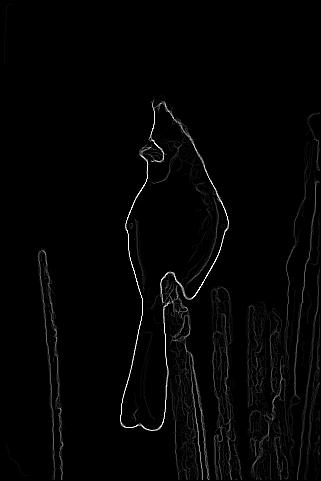
#> input picture Phase1/BSDS500/CannyBaseline/10.png, 321 x 481 px, found by its file name
$ jupyter execute --allow-errors LM.ipynb
#> lines starting #> are read from the running program, lines starting #| are printed output that depends on the picture
[cell 1]
import cv2
import numpy as np
import matplotlib.pyplot as plt

[cell 2]
size = 5
index = (size - 1)/2
# x, y = np.meshgrid[-bound:bound+1, -bound:bound+1]
x, y = np.meshgrid(np.linspace(-index, index, size), np.linspace(-index, index, size))

[cell 3]
# [7 lines of commented-out code are left out]

[cell 4]
import numpy as np
from numpy import sin, cos, sqrt, pi
from typing import List


# constants:
kernel_size = 14
# SCALES = [1/2 * sqrt(2), sqrt(2), 2]
SCALES = [0.5, 1, 1.4]
NORIENT = 6
NDOG = len(SCALES) * NORIENT
NROTINV = 12
TOTAL = 2*NDOG + NROTINV
F = np.zeros([kernel_size, kernel_size, TOTAL])

class LMLFilterBank:
    def __init__(self, size):
        bound = (size - 1) / 2
        spread = np.linspace(-bound, bound, size)

        self.x, self.y = np.meshgrid(spread, spread)

        self.pts = np.array([self.x.flatten(), self.y.flatten()])
        self.rotated_pts = self.pts

        # self.var = sigma * sigma

    def get_1d_gaussian(self, x: List[float], sigma: float) -> List[float]:
        """
        Calculates 1d gaussian using function definition at each point in x
        """
        x = x - np.mean(x)
        var = sigma * sigma

        num = np.exp(-(x * x) / 2 * var)
        denom = np.sqrt(2 * pi * var)

        return num / denom

    def get_2d_gaussian(grid: [List[List[float]]], sigma, elong_factor: float = 1) -> [List[List[float]]]:
        """
        Calculates 2d gaussian using function defn. at each point (x, y) in grid
        """
        x, y = grid[0], grid[1]

        sigma_y = sigma
        sigma_x = elong_factor * sigma_y

        num = np.exp(-0.5 * ((x**2 / sigma_x**2) + (y ** 2 / sigma_y**2)))
        denom = np.sqrt(2 * pi * sigma_x * sigma_y)

        return num / denom

    @staticmethod
    def get_deriv_of_1d_gaussian(order: int, x: List[float], sigma: float) -> List[float]:
        """
        Gets the 1st or 2nd order derivative of gaussian.
        """
        x = x - np.mean(x)
        var = sigma * sigma

        num = np.exp(-(x * x) / 2 * var)
        denom = np.sqrt(2 * pi * var)

        g = num / denom

        if order == 1:
            return (-x / var) * g
        else:  # order = 2
            return ((x * x - var) / (var * var)) * g

    def get_filter(self, order: int, pts: List[List[float]], sigma: float):
        """
        Gets the 1st or 2nd order derivative of gaussian.
        """
        gx = self.get_1d_gaussian(pts[0], 3*sigma)
        gy = self.get_deriv_of_1d_gaussian(order, pts[1], sigma)

        return np.reshape(gx * gy, (kernel_size, kernel_size))


    def get_LMLFilter_bank(self):
        count = 0
        for scale in SCALES:
            for orientation in range(NORIENT):
                angle = orientation * pi / NORIENT
                rotation_mat = np.array([[cos(angle)+0, -sin(angle)+0], [sin(angle)+0, cos(angle)+0]])
                rotated_pts = np.dot(rotation_mat, self.pts)
                F[:,:,count] = self.get_filter(1, rotated_pts, scale)
                F[:,:,count+NDOG] = self.get_filter(2, rotated_pts, scale)
                count += 1

        return F

[cell 5]
lml_bank = LMLFilterBank(kernel_size)

[cell 6]
filters = lml_bank.get_LMLFilter_bank()

[cell 7]
import matplotlib.pyplot as plt

for i in range(0,36):
    plt.subplot(6,6,i+1)
    plt.axis('off')
    plt.imshow(F[:,:,i], cmap = 'gray')
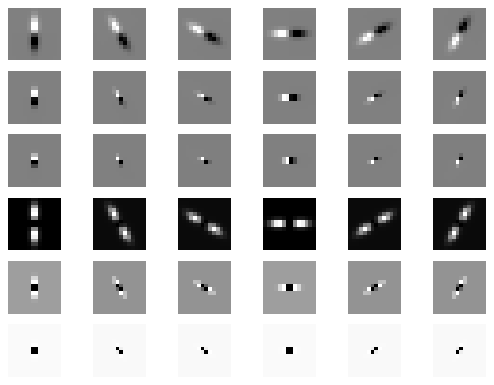
#> figure drawn by matplotlib, 36 panels

[cell 8]
plt.axis('off')
plt.imshow(F[:,:,22], cmap = 'gray')
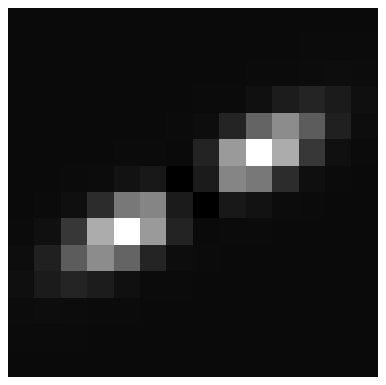
#> figure drawn by matplotlib, 1 panel

[cell 9]
F.shape

[cell 10]
import numpy as np
import cv2
import matplotlib.pyplot as plt

def gaussian1d(sigma, mean, x, ord):
    x = np.array(x)
    x_ = x - mean
    var = sigma**2

    # Gaussian Function
    g1 = (1/np.sqrt(2*np.pi*var))*(np.exp((-1*x_*x_)/(2*var)))

    if ord == 0:
        g = g1
        return g
    elif ord == 1:
        g = -g1*((x_)/(var))
        return g
    else:
        g = g1*(((x_*x_) - var)/(var**2))
        return g

def gaussian2d(sup, scales):
    var = scales * scales
    shape = (sup,sup)
    n,m = [(i - 1)/2 for i in shape]
    x,y = np.ogrid[-m:m+1,-n:n+1]
    g = (1/np.sqrt(2*np.pi*var))*np.exp( -(x*x + y*y) / (2*var) )
    return g

def log2d(sup, scales):
    var = scales * scales
    shape = (sup,sup)
    n,m = [(i - 1)/2 for i in shape]
    x,y = np.ogrid[-m:m+1,-n:n+1]
    g = (1/np.sqrt(2*np.pi*var))*np.exp( -(x*x + y*y) / (2*var) )
    h = g*((x*x + y*y) - var)/(var**2)
    return h

def makefilter(scale, phasex, phasey, pts, sup):

    gx = gaussian1d(3*scale, 0, pts[0,...], phasex)
    gy = gaussian1d(scale,   0, pts[1,...], phasey)

    image = gx*gy

    image = np.reshape(image,(sup,sup))
    return image


def makeLMfilters():
    sup     = 49
    scalex  = np.sqrt(2) * np.array([1,2,3])
    norient = 6
    nrotinv = 12

    nbar  = len(scalex)*norient
    nedge = len(scalex)*norient
    nf    = nbar+nedge+nrotinv
    F     = np.zeros([sup,sup,nf])
    hsup  = (sup - 1)/2

    x = [np.arange(-hsup,hsup+1)]
    y = [np.arange(-hsup,hsup+1)]

    [x,y] = np.meshgrid(x,y)

    orgpts = [x.flatten(), y.flatten()]
    orgpts = np.array(orgpts)

    count = 0
    for scale in range(len(scalex)):
        for orient in range(norient):
            angle = (np.pi * orient)/norient
            c = np.cos(angle)
            s = np.sin(angle)
            rotpts = [[c+0,-s+0],[s+0,c+0]]
            rotpts = np.array(rotpts)
            rotpts = np.dot(rotpts,orgpts)
            F[:,:,count] = makefilter(scalex[scale], 0, 1, rotpts, sup)
            F[:,:,count+nedge] = makefilter(scalex[scale], 0, 2, rotpts, sup)
            count = count + 1

    count = nbar+nedge
    scales = np.sqrt(2) * np.array([1,2,3,4])

    for i in range(len(scales)):
        F[:,:,count]   = gaussian2d(sup, scales[i])
        count = count + 1

    for i in range(len(scales)):
        F[:,:,count] = log2d(sup, scales[i])
        count = count + 1

    for i in range(len(scales)):
        F[:,:,count] = log2d(sup, 3*scales[i])
        count = count + 1

    return F

# Call the make filter function
F = makeLMfilters()

#> (a cell that did not finish here is left out)

[cell 12]
# plt.subplot(1,1,1)
# plt.axis('off')
# plt.imshow(gaussian, cmap = 'gray')

[cell 13]
for i in range(48):
    plt.subplot(8,6,i+1)
    plt.axis('off')
    plt.imshow(F[:,:,i], cmap = 'gray')
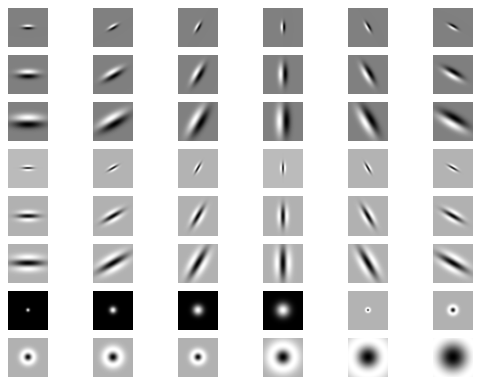
#> figure drawn by matplotlib, 48 panels

[cell 14]
import cv2

canny_pb = cv2.imread("/home/radha/YourDirectoryID_hw0/Phase1/BSDS500/CannyBaseline/10.png")
#> canny_pb is the input picture: shape (481, 321, 3); min 0, max 255, mean 4.2
canny_pb = cv2.cvtColor(canny_pb, cv2.COLOR_BGR2GRAY)
#> canny_pb: shape (481, 321)

[cell 15]
canny_pb.shape
#> Out = (481, 321)
